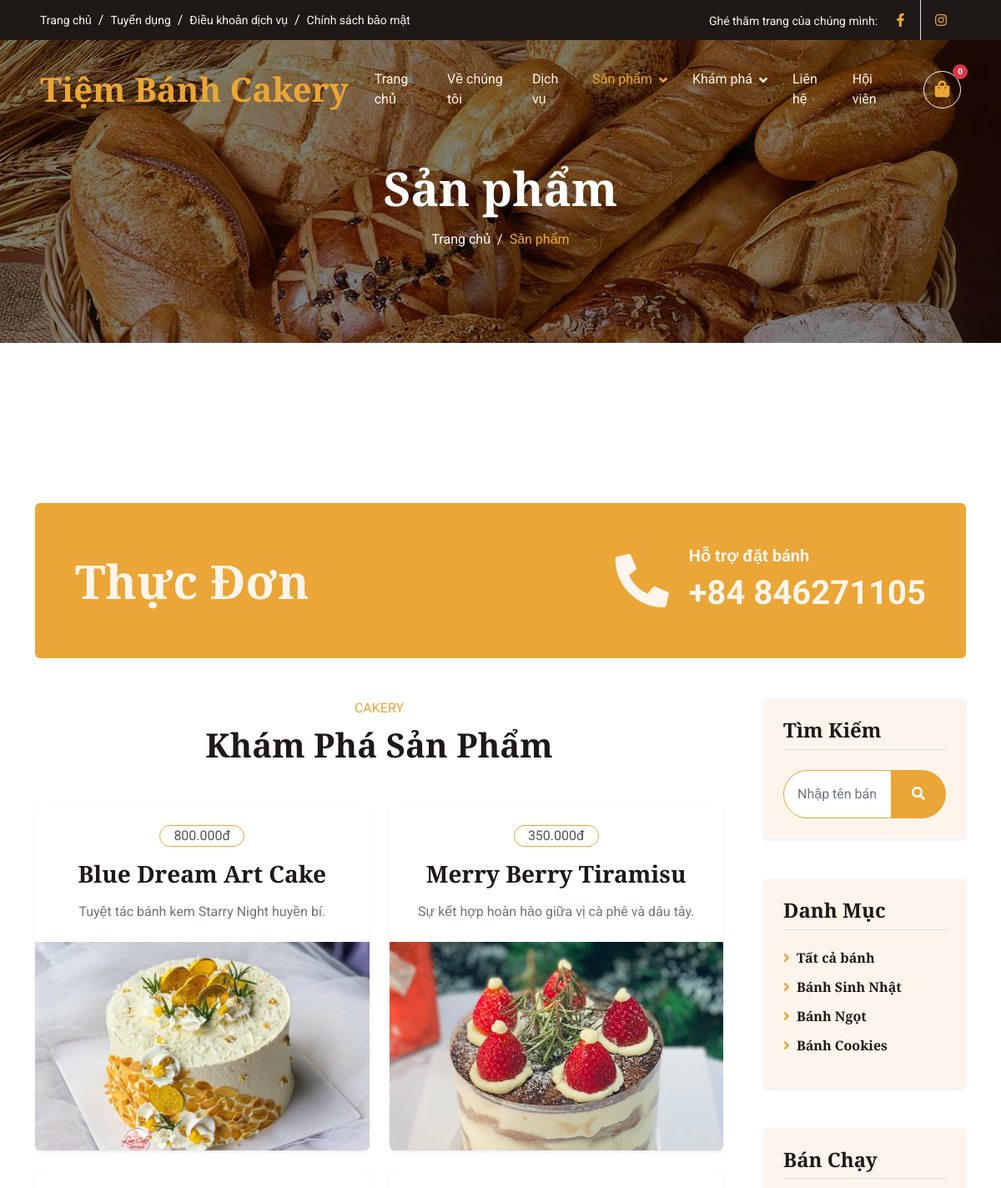
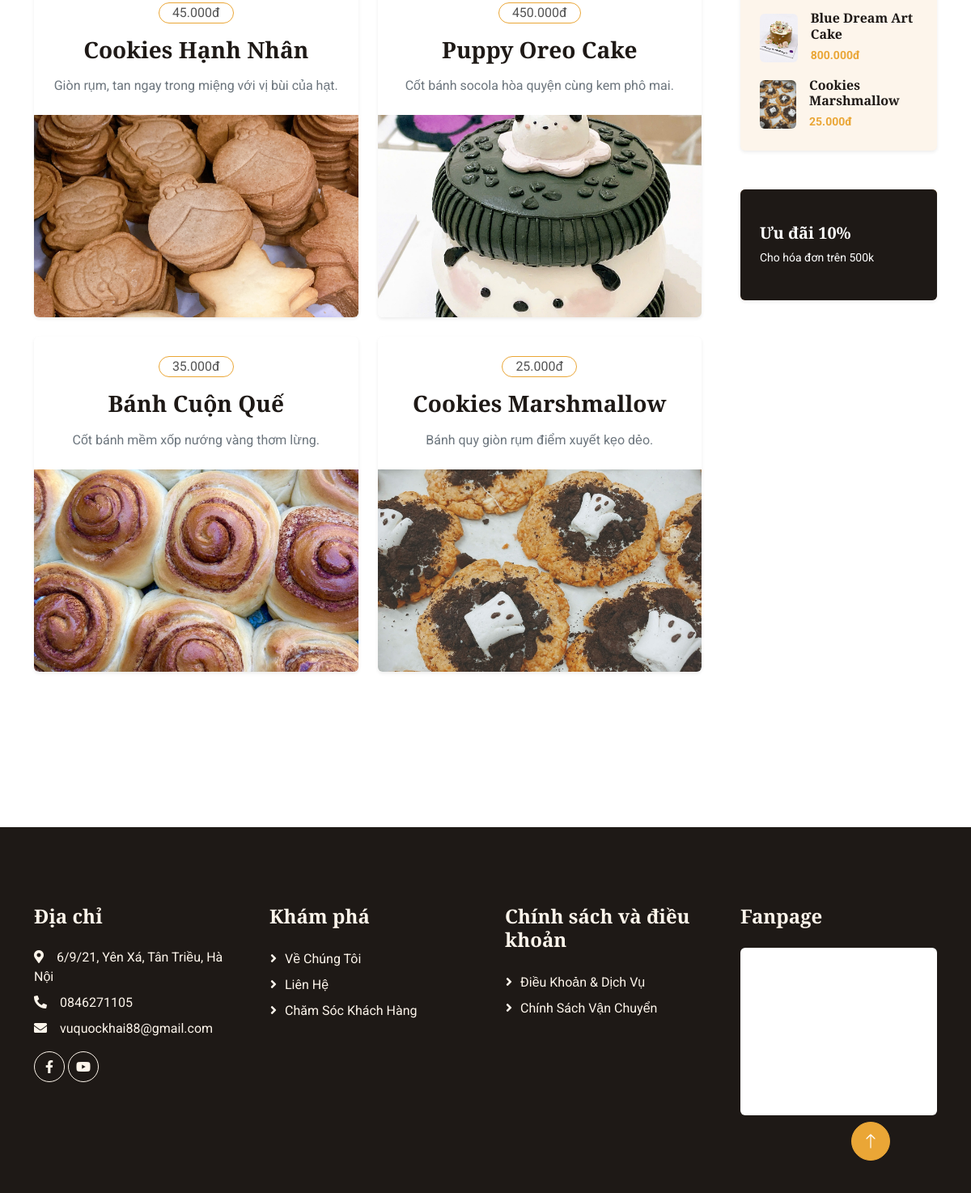
The page /product.php on the database its author committed (2 pictures, top to bottom).
### tables this page shows
CREATE TABLE `product` (
  `ProductID` int(11) NOT NULL,
  `ProductName` varchar(255) NOT NULL,
  `Description` text DEFAULT NULL,
  `Image` varchar(255) DEFAULT NULL,
  `Price` decimal(10,2) NOT NULL,
  `CategoryID` int(11) DEFAULT NULL
);

### product.php (the view, shortened to what this page needs)
<?php
    require_once 'db_connect.php';
?>
<!DOCTYPE html>
<html lang="vi">
<head>
    <link href="https://cdnjs.cloudflare.com/ajax/libs/font-awesome/5.10.0/css/all.min.css" rel="stylesheet">
    <link href="https://cdn.jsdelivr.net/npm/bootstrap-icons@1.4.1/font/bootstrap-icons.css" rel="stylesheet">
    <link href="lib/animate/animate.min.css" rel="stylesheet">
    <link href="lib/owlcarousel/assets/owl.carousel.min.css" rel="stylesheet">
    <link href="css/bootstrap.min.css" rel="stylesheet">
    <link href="css/style.css" rel="stylesheet">
</head>
<body>
    <div class="container-fluid top-bar bg-dark text-light px-0 wow fadeIn" data-wow-delay="0.1s">
        <div class="row gx-0 align-items-center d-none d-lg-flex">
            <div class="col-lg-6 px-5 text-start">
                <ol class="breadcrumb mb-0">
                    <li class="breadcrumb-item"><a class="small text-light" href="index.php">Trang chủ</a></li>
                    <li class="breadcrumb-item"><a class="small text-light" href="#">Tuyển dụng</a></li>
                    <li class="breadcrumb-item"><a class="small text-light" href="#">Điều khoản dịch vụ</a></li>
                    <li class="breadcrumb-item"><a class="small text-light" href="#">Chính sách bảo mật</a></li>
                </ol>
            </div>
            <div class="col-lg-6 px-5 text-end">
                <small>Ghé thăm trang của chúng mình:</small>
                <div class="h-100 d-inline-flex align-items-center">
                    <a class="btn-lg-square text-primary border-end rounded-0" href="https://www.facebook.com/profile.php?id=61586429619814"><i class="fab fa-facebook-f"></i></a>
                    <a class="btn-lg-square text-primary pe-0" href="https://www.instagram.com/ca1ery/"><i class="fab fa-instagram"></i></a>
                </div>
            </div>
        </div>
    </div>
    <nav class="navbar navbar-expand-lg navbar-dark fixed-top py-lg-0 px-lg-5 wow fadeIn" data-wow-delay="0.1s">
        <a href="index.php" class="navbar-brand ms-4 ms-lg-0">
            <h1 class="text-primary m-0">Tiệm Bánh Cakery</h1>
        </a>
        <div class="collapse navbar-collapse" id="navbarCollapse">
            <div class="navbar-nav mx-auto p-4 p-lg-0">
                <a href="index.php" class="nav-item nav-link">Trang chủ</a>
                <a href="about.php" class="nav-item nav-link">Về chúng tôi</a>
                <a href="service.php" class="nav-item nav-link">Dịch vụ</a>
                <div class="nav-item dropdown">
                    <a href="product.php" class="nav-link dropdown-toggle active" data-bs-toggle="dropdown">Sản phẩm</a>
                </div>
                <div class="nav-item dropdown">
                    <a href="#" class="nav-link dropdown-toggle" data-bs-toggle="dropdown">Khám phá</a>
                </div>
                <a href="contact.php" class="nav-item nav-link">Liên hệ</a>
                <a href="membership.php" class="nav-item nav-link">Hội viên</a>
            </div>
            <div class="nav-item dropdown d-none d-lg-flex align-items-center ms-4">
                <a href="#" class="nav-link position-relative d-flex align-items-center justify-content-center flex-shrink-0 btn-lg-square border border-light rounded-circle text-primary p-0" data-bs-toggle="dropdown" data-bs-auto-close="outside" aria-expanded="false" style="width: 45px; height: 45px;">
                    <i class="fa fa-shopping-bag fs-5"></i>
                    <span id="cart-count" class="position-absolute top-0 start-100 translate-middle badge rounded-pill bg-danger" style="font-size: 10px; padding: 4px 6px;">0</span>
                </a>
            </div>
        </div>
    </nav>
    <div class="container-fluid page-header py-6 wow fadeIn" data-wow-delay="0.1s">
        <div class="container text-center pt-5 pb-3">
            <h1 class="display-4 text-white animated slideInDown mb-3">Sản phẩm</h1>
            <nav aria-label="breadcrumb animated slideInDown">
                <ol class="breadcrumb justify-content-center mb-0">
                    <li class="breadcrumb-item"><a class="text-white" href="index.php">Trang chủ</a></li>
                    <li class="breadcrumb-item text-primary active" aria-current="page">Sản phẩm</li>
                </ol>
            </nav>
        </div>
    </div>
    <div class="container-xxl py-6">
        <div class="container">
            <div class="bg-primary text-light rounded p-5 mb-5 wow fadeInUp" data-wow-delay="0.1s">
                <div class="row g-4 align-items-center">
                    <div class="col-lg-6">
                        <h1 class="display-4 text-light mb-0">Thực Đơn</h1>
                    </div>
                    <div class="col-lg-6 text-lg-end">
                        <div class="d-inline-flex align-items-center text-start">
                            <i class="fa fa-phone-alt fa-4x flex-shrink-0"></i>
                            <div class="ms-4">
                                <p class="fs-5 fw-bold mb-0">Hỗ trợ đặt bánh</p>
                                <p class="fs-1 fw-bold mb-0">+84 846271105</p>
                            </div>
                        </div>
                    </div>
                </div>
            </div>
            <div class="row g-5">
                <div class="col-lg-9">
                    <div class="text-center mx-auto mb-5 wow fadeInUp" data-wow-delay="0.1s" style="max-width: 500px;">
                        <p class="text-primary text-uppercase mb-2">Cakery</p>
                        <h1 class="display-6 mb-4">Khám Phá Sản Phẩm</h1>
                    </div>
                    <div class="row g-4">
                        <?php
                        $sql = "SELECT * FROM product";
                        $result = $conn->query($sql);
                        if ($result && $result->num_rows > 0) {
                            $delay = 0.1;
                            while($row = $result->fetch_assoc()) {
                        ?>
                            <div class="col-lg-6 col-md-6 wow fadeInUp product-card" data-wow-delay="<?php echo $delay; ?>s">
                                <div class="product-item d-flex flex-column bg-white rounded overflow-hidden h-100 shadow-sm">
                                    <div class="text-center p-4">
                                        <div class="d-inline-block border border-primary rounded-pill px-3 mb-3">
                                            <?php echo number_format($row['Price'], 0, ',', '.'); ?>đ
                                        </div>
                                        <h3 class="mb-3 product-title"><?php echo $row['ProductName']; ?></h3>
                                        <span class="text-muted"><?php echo $row['Description']; ?></span>
                                    </div>
                                    <div class="position-relative mt-auto">
                                        <img class="img-fluid" src="<?php echo $row['Image']; ?>" alt="<?php echo $row['ProductName']; ?>" style="width: 100%; height: 250px; object-fit: cover;">
                                    </div>
                                </div>
                            </div>
                        <?php
                            $delay += 0.2;
                            if ($delay > 0.5) $delay = 0.1;
                            }
                        } else {
                            echo "<p class='text-center w-100'>Hiện chưa có sản phẩm nào trong danh mục này.</p>";
                        }
                        ?>
                    </div>
                </div>
                <div class="col-lg-3">
                    <div class="wow fadeInUp" data-wow-delay="0.5s">
                        <div class="bg-light p-4 mb-5 rounded shadow-sm wow fadeInUp" data-wow-delay="0.1s">
                            <h4 class="mb-4 border-bottom pb-2">Tìm Kiếm</h4>
                            <div class="input-group">
                                <input type="text" id="searchInput" class="form-control p-3 border-primary" placeholder="Nhập tên bánh..." style="border-radius: 30px 0 0 30px;">
                                <button class="btn btn-primary px-4" id="searchBtn" style="border-radius: 0 30px 30px 0;">
                                    <i class="fa fa-search"></i>
                                </button>
                            </div>
                        </div>
                        <div class="bg-light p-4 mb-5 rounded shadow-sm">
                            <h4 class="mb-4 border-bottom pb-2">Danh Mục</h4>
                            <div class="d-flex flex-column">
                                <a class="h6 text-dark mb-3" href="product.php?category=all"><i class="fa fa-angle-right me-2 text-primary"></i>Tất cả bánh</a>
                                <a class="h6 text-dark mb-3" href="product.php?category=1"><i class="fa fa-angle-right me-2 text-primary"></i>Bánh Sinh Nhật</a>
                                <a class="h6 text-dark mb-3" href="product.php?category=2"><i class="fa fa-angle-right me-2 text-primary"></i>Bánh Ngọt</a>
                                <a class="h6 text-dark mb-3" href="product.php?category=3"><i class="fa fa-angle-right me-2 text-primary"></i>Bánh Cookies</a>
                            </div>
                        </div>
                        <div class="bg-light p-4 mb-5 rounded shadow-sm">
                            <h4 class="mb-4 border-bottom pb-2">Bán Chạy</h4>
                            <div class="d-flex align-items-center mb-3">
                                <img class="img-fluid rounded" src="img/p1.jpg" style="width: 60px; height: 60px; object-fit: cover;" alt="">
                                <div class="ps-3">
                                    <a href="product_detail.php?id=1" class="h6 d-block mb-1">Blue Dream Art Cake</a>
                                    <small class="text-primary fw-bold">800.000đ</small>
                                </div>
                            </div>
                            <div class="d-flex align-items-center">
                                <img class="img-fluid rounded" src="img/p6.jpg" style="width: 60px; height: 60px; object-fit: cover;" alt="">
                                <div class="ps-3">
                                    <a href="product_detail.php?id=6" class="h6 d-block mb-1">Cookies Marshmallow</a>
                                    <small class="text-primary fw-bold">25.000đ</small>
                                </div>
                            </div>
                        </div>
                        <div class="position-relative rounded overflow-hidden shadow-sm">
                            <div class="position-absolute top-0 start-0 w-100 h-100 d-flex align-items-center bg-dark bg-opacity-50">
                                <div class="p-4">
                                    <h5 class="text-white mb-2">Ưu đãi 10%</h5>
                                    <p class="text-white small mb-0">Cho hóa đơn trên 500k</p>
                                </div>
                            </div>
                        </div>
                    </div>
                </div>
            </div>
        </div>
    </div>
    <div class="container-fluid bg-dark text-light footer my-6 mb-0 py-5 wow fadeIn" data-wow-delay="0.1s">
        <div class="container py-5">
            <div class="row g-5">
                <div class="col-lg-3 col-md-6">
                    <h4 class="text-light mb-4">Địa chỉ</h4>
                    <p class="mb-2"><i class="fa fa-map-marker-alt me-3"></i>6/9/21, Yên Xá, Tân Triều, Hà Nội</p>
                    <p class="mb-2"><i class="fa fa-phone-alt me-3"></i>0846271105</p>
                    <p class="mb-2"><i class="fa fa-envelope me-3"></i>vuquockhai88@gmail.com</p>
                    <div class="d-flex pt-2">
                        <a class="btn btn-square btn-outline-light rounded-circle me-1" href="https://www.facebook.com/profile.php?id=61586429619814"><i class="fab fa-facebook-f"></i></a>
                        <a class="btn btn-square btn-outline-light rounded-circle me-1" href="https://www.youtube.com/@TheScandinavianFikaYT"><i class="fab fa-youtube"></i></a>
                    </div>
                </div>
                <div class="col-lg-3 col-md-6">
                    <h4 class="text-light mb-4">Khám phá</h4>
                    <a class="btn btn-link" href="">Về chúng tôi</a>
                    <a class="btn btn-link" href="">Liên hệ</a>
                    <a class="btn btn-link" href="">Chăm sóc khách hàng</a>
                </div>
                <div class="col-lg-3 col-md-6">
                    <h4 class="text-light mb-4">Chính sách và điều khoản</h4>
                    <a class="btn btn-link" href="">Điều khoản & Dịch vụ</a>
                    <a class="btn btn-link" href="">Chính sách vận chuyển</a>
                </div>
                <div class="col-lg-3 col-md-6">
                    <h4 class="text-light mb-4">Fanpage</h4>
                    <div class="w-100 bg-white rounded overflow-hidden">
                        <iframe
                            src="https://www.facebook.com/plugins/page.php?href=https%3A%2F%2Fwww.facebook.com%2Fprofile.php%3Fid%3D61586429619814&tabs=&width=340&height=200&small_header=false&adapt_container_width=true&hide_cover=false&show_facepile=true&appId"
                            width="100%"
                            height="200"
                            style="border:none;overflow:hidden"
                            scrolling="no"
                            frameborder="0"
                            allowfullscreen="true"
                            allow="autoplay; clipboard-write; encrypted-media; picture-in-picture; web-share">
                        </iframe>
                    </div>
                </div>
            </div>
        </div>
    </div>
    <a href="#" class="btn btn-lg btn-primary btn-lg-square rounded-circle back-to-top"><i class="bi bi-arrow-up"></i></a>
</body>
</html>

### css/style.css (style rules this page uses)
:root { --primary: #EAA636; --secondary: #545454; --light: #FDF5EB; --dark: #1E1916; }
h4, h5, h6, .h4, .h5, .h6 { font-weight: 600 !important; }
.py-6 { padding-top: 6rem; padding-bottom: 6rem; }
.my-6 { margin-top: 6rem; margin-bottom: 6rem; }
.back-to-top { position: fixed; display: none; right: 30px; bottom: 30px; z-index: 99; }
.btn { font-weight: 500; transition: .5s; }
.btn.btn-primary { color: #FFFFFF; }
.btn-square { width: 38px; height: 38px; }
.btn-lg-square { width: 48px; height: 48px; }
.btn-square, .btn-sm-square, .btn-lg-square { padding: 0; display: flex; align-items: center; justify-content: center; font-weight: normal; }
.navbar .dropdown-toggle::after { border: none; content: "\f107"; font-family: "Font Awesome 5 Free"; font-weight: 900; vertical-align: middle; margin-left: 8px; }
.navbar .navbar-nav .nav-link { padding: 35px 15px; color: var(--light); outline: none; }
.navbar .navbar-nav .nav-link:hover, .navbar .navbar-nav .nav-link.active { color: var(--primary); }
.navbar.fixed-top { transition: .5s; }
.page-header { margin-bottom: 6rem; background: linear-gradient(rgba(0, 0, 0, .5), rgba(0, 0, 0, .5)), url(../img/carousel-1.jpg) center center no-repeat; background-size: cover; }
.breadcrumb-item+.breadcrumb-item::before { color: var(--light); }
.product-item { transition: .5s; }
.footer .btn.btn-link { display: block; margin-bottom: 5px; padding: 0; text-align: left; color: var(--light); font-weight: normal; text-transform: capitalize; transition: .3s; }
.footer .btn.btn-link::before { position: relative; content: "\f105"; font-family: "Font Awesome 5 Free"; font-weight: 900; color: var(--light); margin-right: 10px; }
.product-item img.img-fluid { width: 100%; height: 500px; object-fit: cover; }
.back-to-top { right: 100px !important; bottom: 40px !important; }

### rows shown on the page
product: Price "800.000", ProductName "Blue Dream Art Cake", Description "Tuyệt tác bánh kem Starry Night huyền bí.", Image (picture)
product: Price "350.000", ProductName "Merry Berry Tiramisu", Description "Sự kết hợp hoàn hảo giữa vị cà phê và dâu tây.", Image (picture)
product: Price "45.000", ProductName "Cookies Hạnh Nhân", Description "Giòn rụm, tan ngay trong miệng với vị bùi của hạt.", Image (picture)
product: Price "450.000", ProductName "Puppy Oreo Cake", Description "Cốt bánh socola hòa quyện cùng kem phô mai.", Image (picture)
product: Price "35.000", ProductName "Bánh Cuộn Quế", Description "Cốt bánh mềm xốp nướng vàng thơm lừng.", Image (picture)
product: Price "25.000", ProductName "Cookies Marshmallow", Description "Bánh quy giòn rụm điểm xuyết kẹo dẻo.", Image (picture)
